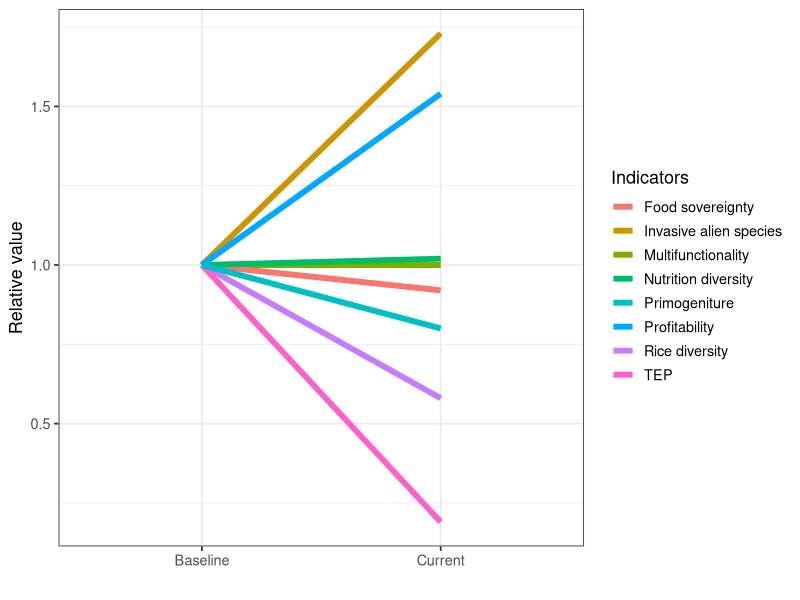
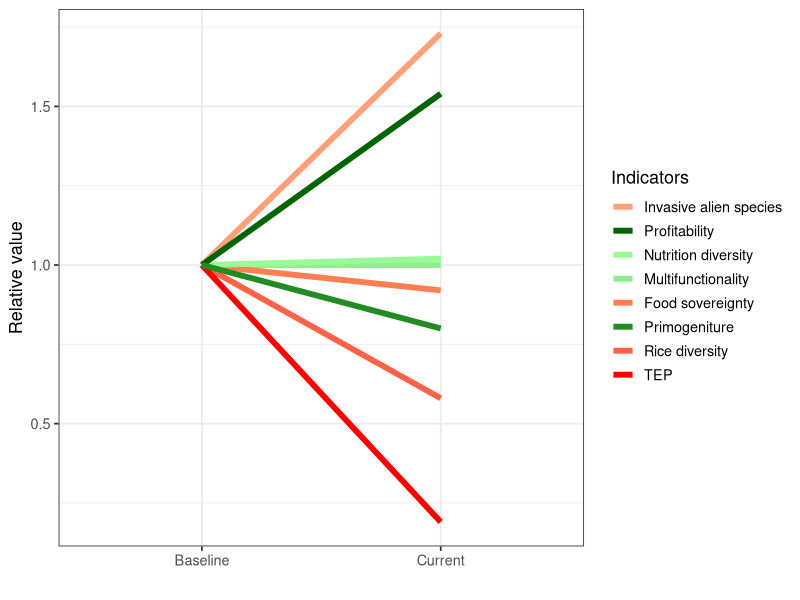
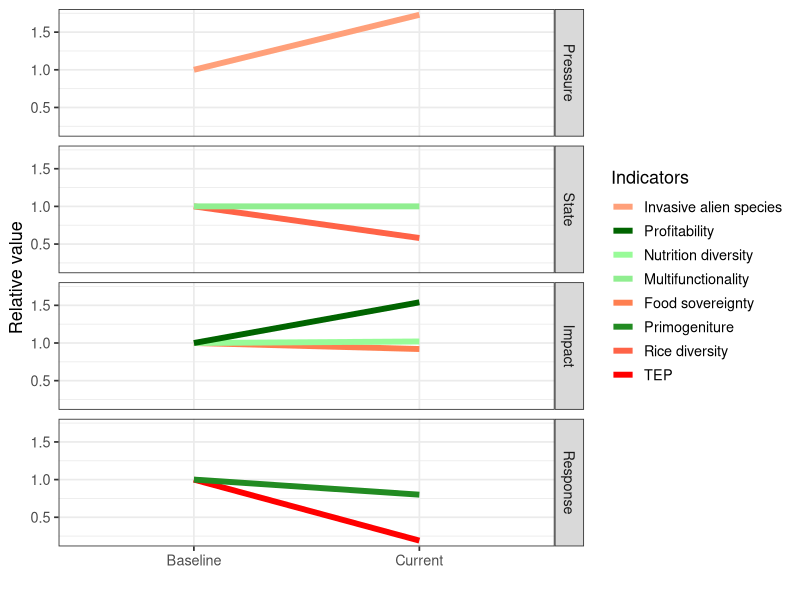
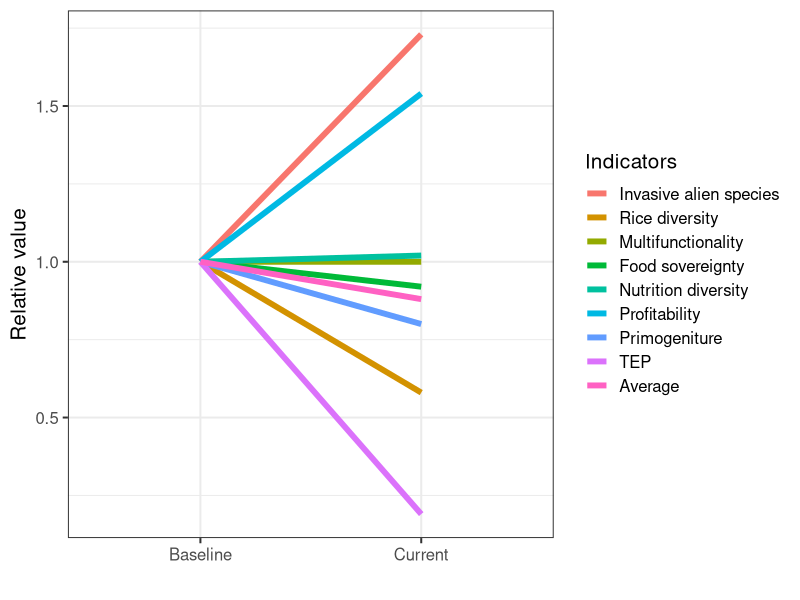
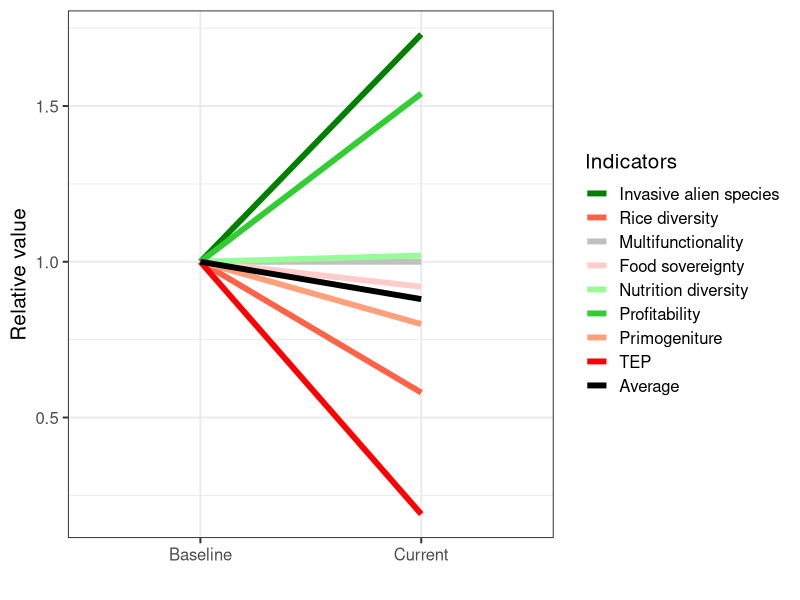
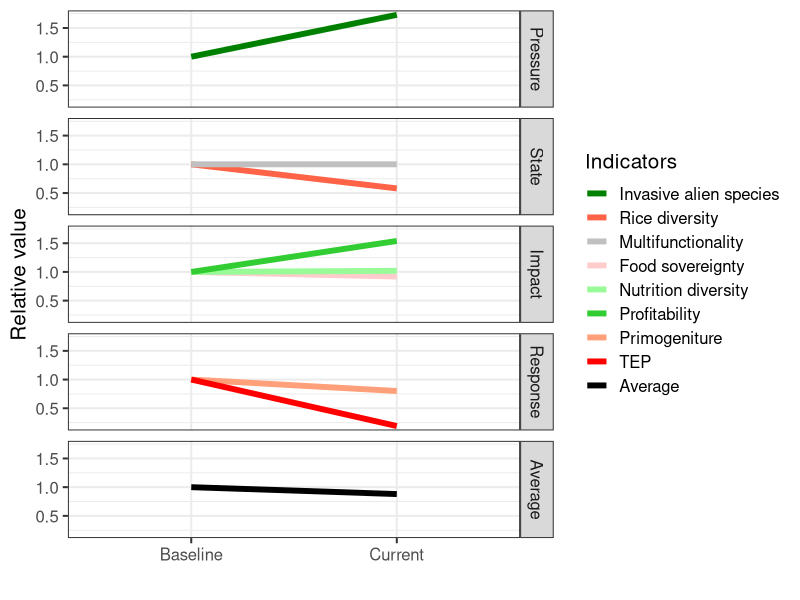

Source code (R) for these figures, in order:
## ---- chunk 1
library(ggplot2)
library(reshape)
Baseline <- c(1,1,1,1,1,1,1,1) 
#Baseline value for indicators
Current <- c(1.73,0.58,1,0.92,1.02,1.54,0.19,0.8) 
average <- mean(Current)
#Current value relatively to baseline value
Indicators <- c("Invasive alien species","Rice diversity","Multifunctionality", "Food sovereignty", "Nutrition diversity", "Profitability", "TEP", "Primogeniture")
#Eight indicators
id <- 1:8
df <- data.frame(Baseline, Current, Indicators,id)
dfm <- melt(df, id.var = c("id", "Indicators"))
dpsir <- c("Pressure", "State", "State", "Impact", "Impact", "Impact", "Response", "Response")
dfm$dpsir <- dpsir
dfm$dpsir <- factor(dfm$dpsir,
         levels = c("Pressure", "State", "Impact", "Response"))
#Order the dpsir stages by PSIR instead of alphabetically
## ---- chunk 2
gg <- ggplot(dfm, aes(variable, value, group = id, colour = Indicators)) +
  geom_path(size = 2) + labs(x = "", y="Relative value")+ theme_bw(base_size=13)
gg
## ---- chunk 3

mypalette <- c("#FFA07A", "#006400", "#98FB98", "#90EE90", "#FF7F50",  "#228B22", "#FF6347", "#FF0000")
#Create a color palette

gg2<-gg + scale_colour_manual(values = mypalette, breaks=c("Invasive alien species","Profitability", "Nutrition diversity","Multifunctionality", "Food sovereignty", "Primogeniture", "Rice diversity", "TEP"))
#Reorder the the indicators so that indcators come in the order to PSIR stages
gg2
## ---- chunk 4
gg3 <- gg2 + facet_grid(dpsir~.)
gg3
## ---- chunk 5

average <- mean(c(0.58,1,0.92,1.02,1.54,0.8,0.19,0.97)) #average of indicators ecluding pressures
Baseline <- c(1,1,1,1,1,1,1,1,1) 
#Baseline value for indicators
Current <- c(1.73,0.58,1,0.92,1.02,1.54,0.8,0.19,0.88) 
average <- mean(Current)
#Current value relatively to baseline value
Indicators <- c("Invasive alien species","Rice diversity","Multifunctionality", "Food sovereignty", "Nutrition diversity", "Profitability", "Primogeniture", "TEP", "Average")

#Eight indicators
id <- 1:9
df <- data.frame(Baseline, Current, Indicators,id)
dfm <- melt(df, id.var = c("id", "Indicators"))
dpsir <- c("Pressure", "State", "State", "Impact", "Impact", "Impact", "Response", "Response","Average","Pressure", "State", "State", "Impact", "Impact", "Impact", "Response", "Response","Average")
dfm$dpsir <- dpsir
dfm$dpsir <- factor(dfm$dpsir,
         levels = c("Pressure", "State", "Impact", "Response", "Average"))
dfm$Indicators <- factor(dfm$Indicators,
         levels = c("Invasive alien species","Rice diversity","Multifunctionality", "Food sovereignty", "Nutrition diversity", "Profitability", "Primogeniture", "TEP", "Average"))
gg <- ggplot(dfm, aes(variable, value, group = id, colour = Indicators)) +
  geom_path(size = 2) + labs(x = "", y="Relative value")+ theme_bw(base_size=15)
gg
## ---- chunk 6
mypalette <- c("#008000", #IAS
               "#FF6347", #Rice Diversity
               "#C0C0C0", #Multifunctionaliy
               "#FFCCCC", #Food Sov
               "#98FB98", #Nutrition
               "#32CD32", #Profi
               "#FFA07A", #Primo
               "#FF0000", #TEP
               "#000000")#Average
#Create a color palette

gg2<-gg + scale_colour_manual(values = mypalette)
#Reorder the the indicators so that indcators come in the order to PSIR stages
gg2

gg3 <- gg2 + facet_grid(dpsir~.)
gg3
